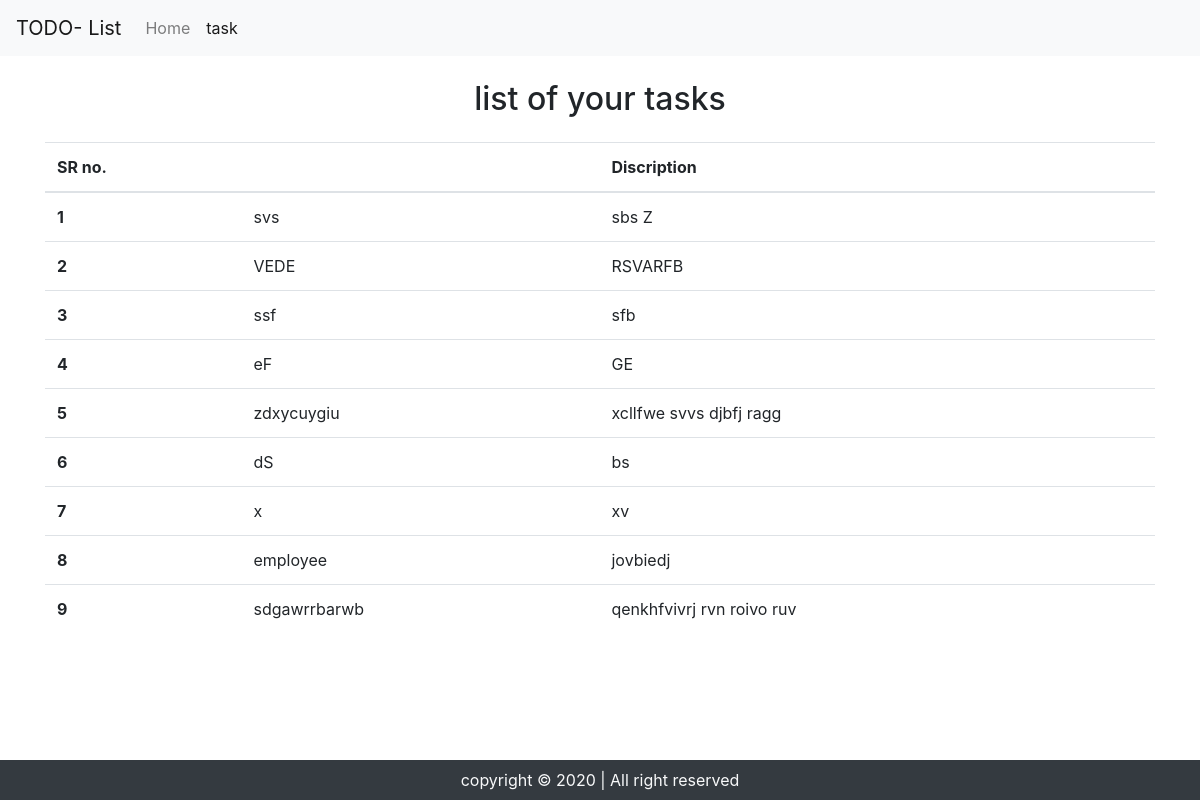
Page /task on the committed database.
### todolist/models.py (models this page shows, shortened)
class Task(models.Model):
    tasktitle = models.CharField(max_length=30)
    taskdesc = models.TextField()
    time=models.DateTimeField(auto_now_add=True)

### todolist/views.py (the view)
# urls.py: path('task', views.task,name='task'),
def task(request):
    allTasks=Task.objects.all()
    context={'tasks':allTasks}
    return render(request,'task.html',context)

### templates/task.html (shortened to what this page needs)
<!doctype html>
<html lang="en">
  <head>
    <link rel="stylesheet" href="https://stackpath.bootstrapcdn.com/bootstrap/4.5.2/css/bootstrap.min.css">
  </head>
  <body>
    <nav class="navbar navbar-expand-lg navbar-light bg-light">
  <a class="navbar-brand" href="/task">TODO- List</a>
  <div class="collapse navbar-collapse" id="navbarNav">
    <ul class="navbar-nav">
      <li class="nav-item ">
        <a class="nav-link" href="/">Home <span class="sr-only">(current)</span></a>
      </li>
      <li class="nav-item active">
        <a class="nav-link" href="/task">task</a>
      </li>
    </ul>
  </div>
</nav>
<div style = "margin: 'center';" class ='container' >
<h2 class='text-center my-4' > list of  your tasks </h2>
<table class="table">
  <thead>
    <tr>
      <th scope="col">SR no.</th>
      <th scope="col"Task Title</th>
      <th scope="col">Discription</th>
    </tr>
  </thead>
  <tbody>
  {% for task in tasks  %}
    <tr>
      <th scope="row">{{forloop.counter}}</th>
      <td>{{task.tasktitle}}</td>
      <td>{{task.taskdesc}}</td>
    </tr>
    {% endfor %}
  </tbody>
</table>
<footer>
<p class='text-center bg-dark text-light fixed-bottom my-0 py-2'>
copyright &copy; 2020 | All right reserved
</p>
</footer>
</div>
  </body>
</html>

### rows in the picture
Task: tasktitle "svs", taskdesc "sbs Z"
Task: tasktitle "VEDE", taskdesc "RSVARFB"
Task: tasktitle "ssf", taskdesc "sfb"
Task: tasktitle "eF", taskdesc "GE"
Task: tasktitle "zdxycuygiu", taskdesc "xcllfwe svvs djbfj ragg"
Task: tasktitle "dS", taskdesc "bs"
Task: tasktitle "x", taskdesc "xv"
Task: tasktitle "employee", taskdesc "jovbiedj"
Task: tasktitle "sdgawrrbarwb", taskdesc "qenkhfvivrj rvn roivo ruv"
